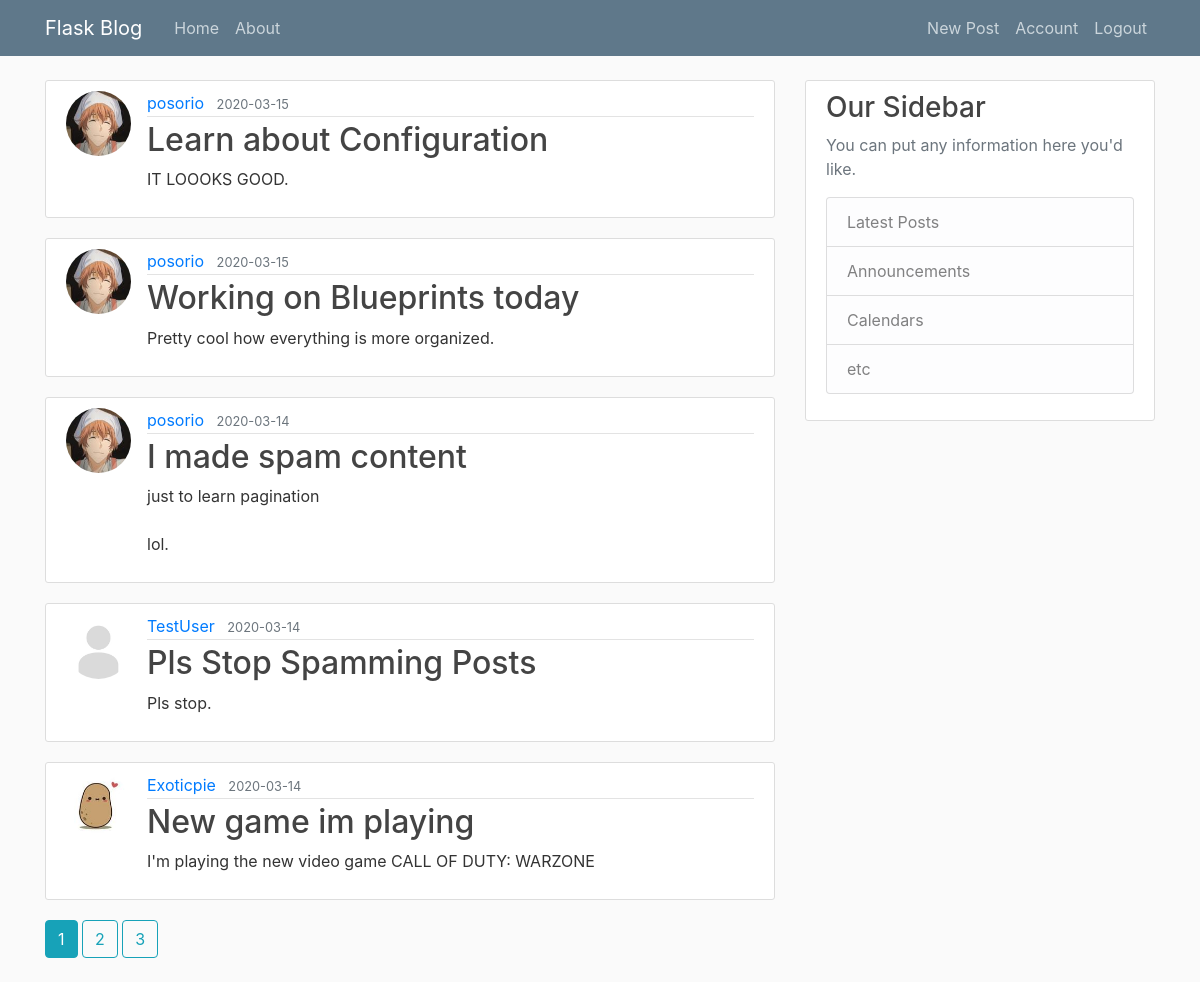
Screenshot of /home (signed in) with the database file from the repository.
### app/models.py (models this page shows, shortened)
class Post(db.Model):
    id = db.Column(db.Integer, primary_key=True)
    title = db.Column(db.String(100), nullable=False)
    date_posted = db.Column(db.DateTime, nullable=False, default=datetime.utcnow)
    content = db.Column(db.Text, nullable=False)
    user_id = db.Column(db.Integer, db.ForeignKey('user.id'), nullable=False)

class User(db.Model, UserMixin):
    id = db.Column(db.Integer, primary_key=True)
    username = db.Column(db.String(20), unique=True, nullable=False)
    email = db.Column(db.String(120), unique=True, nullable=False)
    image_file = db.Column(db.String(20), nullable=False, default='default.jpg')
    password = db.Column(db.String(60), nullable=False)
    posts = db.relationship('Post', backref='author', lazy=True)

### app/main/routes.py (the view)
@main.route('/')
@main.route('/home')
def home():
    page = request.args.get('page', 1, type=int)
    posts = Post.query.order_by(Post.date_posted.desc()).paginate(page=page, per_page=5)
    return render_template('home.html', posts=posts)

### app/models.py (called while the page is built)
@login_manager.user_loader
def load_user(user_id):
    return User.query.get(int(user_id))

### app/templates/home.html
{% extends "layout.html" %}
{% block content %}
    {% for post in posts.items %}
        <article class="media content-section">
            <img class="rounded-circle article-img" src="{{ url_for('static', filename='profile_pics/' + post.author.image_file) }}">
          <div class="media-body">
            <div class="article-metadata">
              <a class="mr-2" href="{{url_for('users.user_posts', username=post.author.username) }}">{{ post.author.username }}</a>
              <small class="text-muted">{{ post.date_posted.strftime('%Y-%m-%d') }}</small>
            </div>
            <h2><a class="article-title" href="{{ url_for('posts.post', post_id=post.id) }}">{{ post.title }}</a></h2>
            <p class="article-content">{{ post.content }}</p>
          </div>
        </article>
    {% endfor %}
    {% for page_num in posts.iter_pages(left_edge=1, right_edge=1, left_current=1, right_current=2) %}
        {% if page_num %}
            {% if posts.page == page_num %}
                <a class="btn btn-info mb-4" href="{{ url_for('main.home', page=page_num) }}">{{ page_num }}</a>
            {% else %}
                <a class="btn btn-outline-info mb-4" href="{{ url_for('main.home', page=page_num) }}">{{ page_num }}</a>
            {% endif %}
        {% else %}
            ...
        {% endif %}
    {% endfor %}
{% endblock content %}

### app/static/main.css (style rules this page uses)
body { background: #fafafa; color: #333333; margin-top: 5rem; }
h1, h2, h3, h4, h5, h6 { color: #444444; }
.content-section { background: #ffffff; padding: 10px 20px; border: 1px solid #dddddd; border-radius: 3px; margin-bottom: 20px; }
.article-title { color: #444444; }
.article-content { white-space: pre-line; }
.article-img { height: 65px; width: 65px; margin-right: 16px; }
.article-metadata { padding-bottom: 1px; margin-bottom: 4px; border-bottom: 1px solid #e3e3e3 }

### rows the page displays
Post: image_file (picture), author.username "posorio", date_posted "2020-03-15", title "Learn about Configuration", content "IT LOOOKS GOOD."
Post: image_file (picture), author.username "posorio", date_posted "2020-03-15", title "Working on Blueprints today", content "Pretty cool how everything is more organized."
Post: image_file (picture), author.username "posorio", date_posted "2020-03-14", title "I made spam content", content "just to learn pagination lol."
Post: image_file (placeholder picture), author.username "TestUser", date_posted "2020-03-14", title "Pls Stop Spamming Posts", content "Pls stop."
Post: image_file (picture), author.username "Exoticpie", date_posted "2020-03-14", title "New game im playing", content "I'm playing the new video game CALL OF DUTY: WARZONE"

### other values shown
{{ page_num }} "1"
{{ page_num }} "2" "3"
